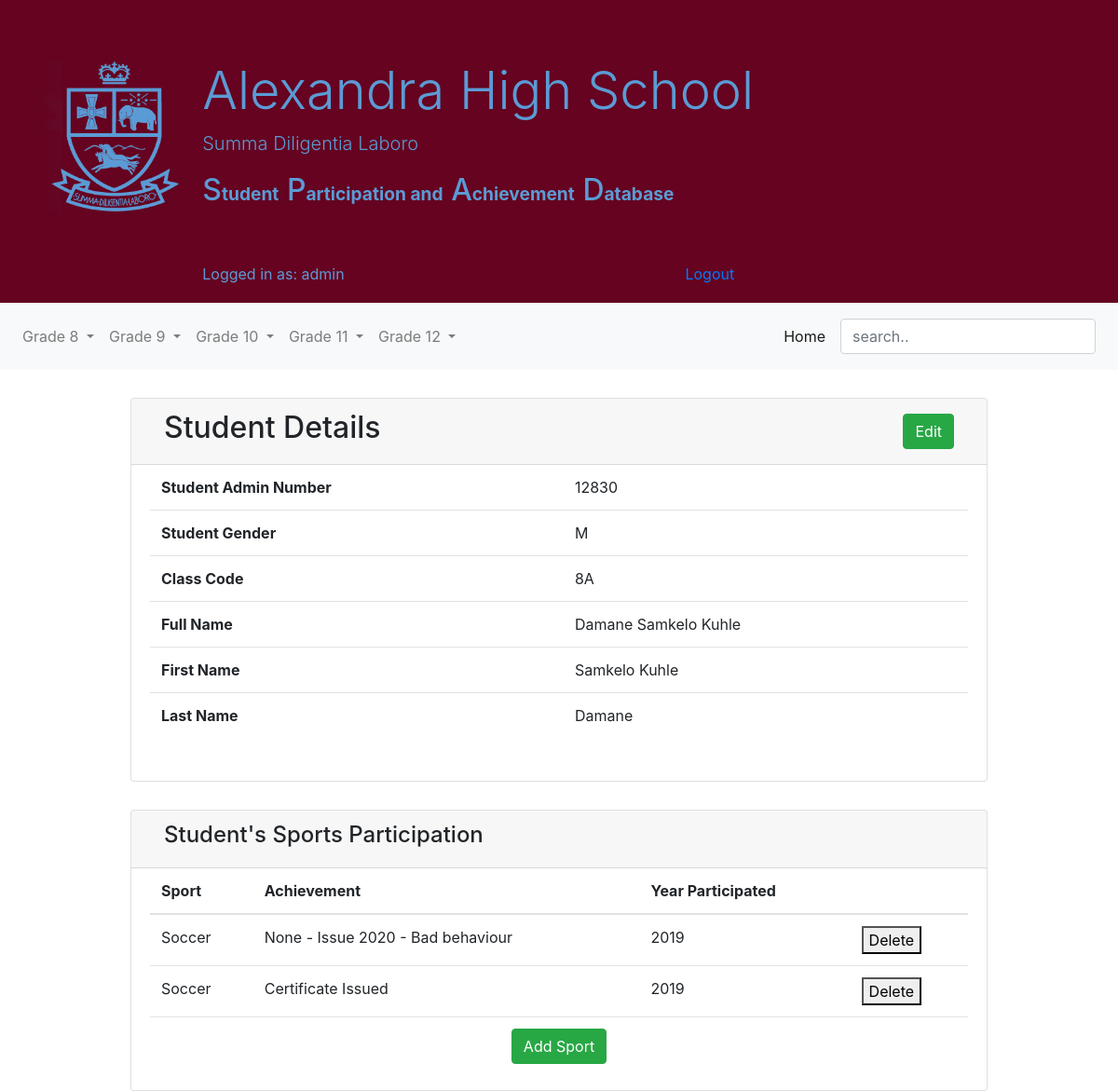
/student/details/12830/ (signed in), run on an earlier commit of the app's database.
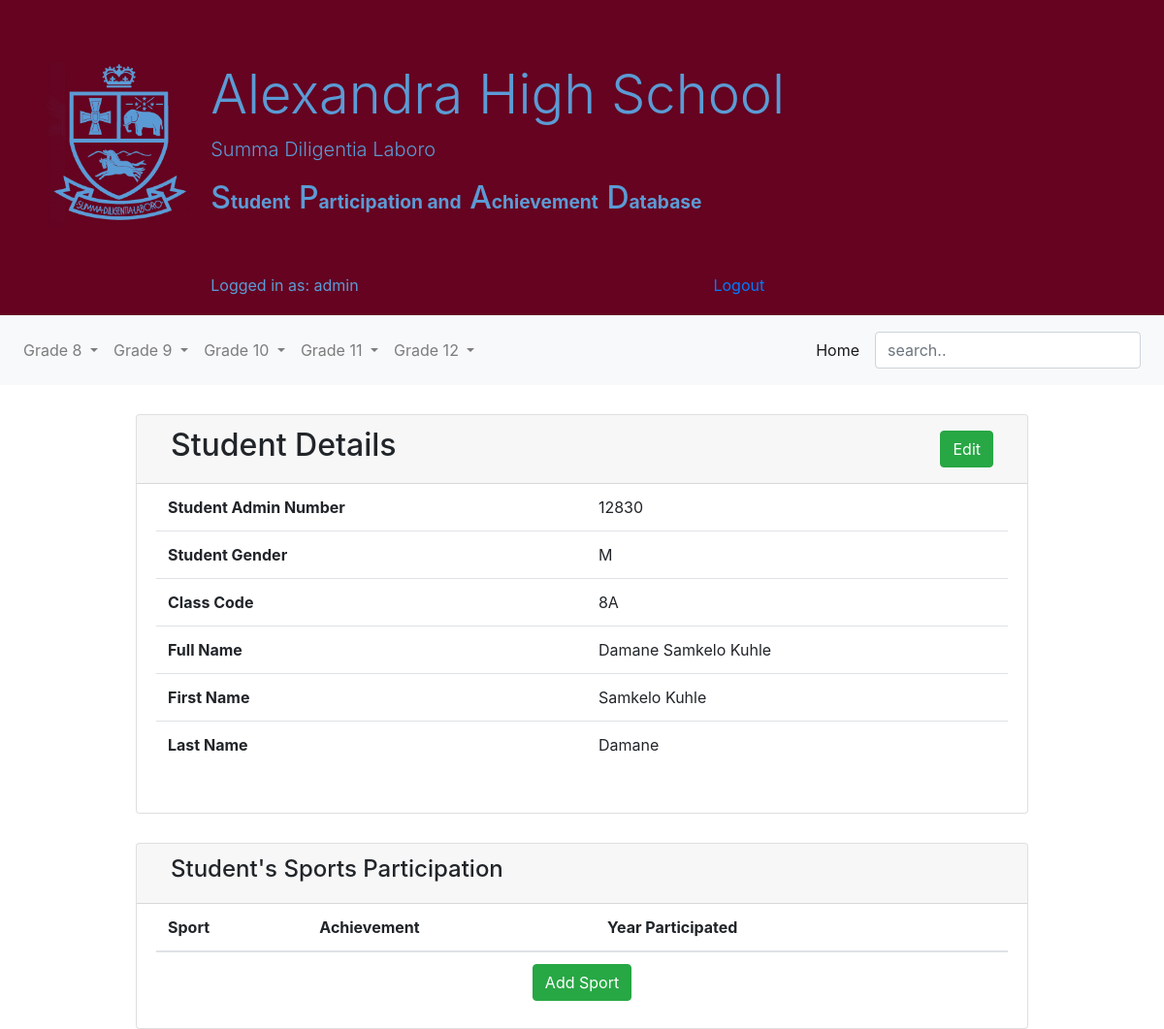
And on a later commit of the database.
### students/models.py (models this page shows, shortened)
class Sport(models.Model):
    student = models.ForeignKey(Student, on_delete=models.CASCADE)
    sport_played = models.CharField(max_length=100, verbose_name='Sport Name')
    achievement = models.CharField(max_length=100, verbose_name='Students Achievement')
    year_participated = models.IntegerField(verbose_name='Year Participated')

### students/views.py (the view)
# urls.py: path('details/<int:student_admno>/', views.student_details, name="student_details"),
def student_details(request, student_admno):
    if not request.user.is_authenticated:
        return render(request, 'students/login_form.html')
    else:
        username = request.user.username
        template = 'students/profile_details.html'
        student = get_object_or_404(Student, student_admno=student_admno)
        context = {
            'student': student,
            'template' : template,
            'username' : username
            }
        return render(request, template, context)

### templates/students/profile_details.html (shortened to what this page needs)
{% extends 'base.html' %}
{% block content %}
<div class="container" style="padding-top:30px">
  <div class="row justify-content-center">
    <div class="col-10">
      <div class="card" style="padding-bottom:30px">
        <div class="card-header">
          <div class="container">
            <div class="row">
              <div class="col-6">
                <h2>Student Details</h2>
              </div>
              <div class="col-6 text-right my-auto">
                <a class="btn btn-success" href="{% url 'students:student_update' student_admno=student.student_admno %}">Edit</a>
              </div>
            </div>
          </div>
        </div>
        <div class="card-body" style="padding-top:0px; padding-bottom:0px;">
          <table class="table table-hover">
            <tbody>
              <tr>
                <th style="border-top:0px">Student Admin Number</th>
                <td style="border-top:0px">{{student.student_admno}}</td>
              </tr>
              <tr>
                <th>Student Gender</th>
                <td>{{student.student_gender}}</td>
              </tr>
              <tr>
                <th>Class Code</th>
                <td>{{student.student_classcode}}</td>
              </tr>
              <tr>
                <th>Full Name</th>
                <td>{{student.student_fullname}}</td>
              </tr>
              <tr>
                <th>First Name</th>
                <td>{{student.student_firstname}}</td>
              </tr>
              <tr>
                <th>Last Name</th>
                <td>{{student.student_lastname}}</td>
              </tr>
            </tbody>
          </table>
        </div>
      </div>
    </div>
  </div>
</div>
<div class="container" style="padding-top:30px">
  <div class="row justify-content-center">
    <div class="col-10">
      <div class="card">
        <div class="card-header">
          <div class="container-fluid">
            <div class="row">
              <div class="col-6">
                <h4>Student's Sports Participation</h4>
              </div>
              <div class="col-6 text-right">
              </div>
            </div>
          </div>
        </div>
        <div class="card-body" style="padding-top:0px; padding-bottom:0px;">
          <table class="table table-hover">
            <thead>
              <tr>
                <th scope="col" style="border-top:0px">Sport</th>
                <th scope="col" style="border-top:0px">Achievement</th>
                <th scope="col" style="border-top:0px">Year Participated</th>
                <th scope="col" style="border-top:0px"></th>
              </tr>
            </thead>
            <tbody>
              {% for sport in student.sport_set.all %}
                <tr>
                  <td>{{sport.sport_played}}</td>
                  <td>{{sport.achievement}}</td>
                  <td>{{sport.year_participated}}</td>
                  <td>
                    <form class="" action="{% url 'students:sport_delete' student.student_admno sport.id %}" method="post">
                      <button type="submit" name="btn btn-danger btn-xs">
                        <span>Delete</span>
                      </button>
                      </form>
                    </td>
                  </tr>
              {% endfor %}
                  <tr>
                    <td class="text-center" colspan='4'><a class="btn btn-success" href="{% url 'students:add_sport' student_admno=student.student_admno %}">Add Sport</a></td
                  </tr>
            </tbody>
          </table>
        </div>
      </div>
    </div>
  </div>
</div>
{% endblock %}

What changed in the data, as far as the page shows it:
removed Sport: sport_played "Soccer", achievement "None - Issue 2020 - Bad behaviour", year_participated "2019"
removed Sport: sport_played "Soccer", achievement "Certificate Issued", year_participated "2019"
